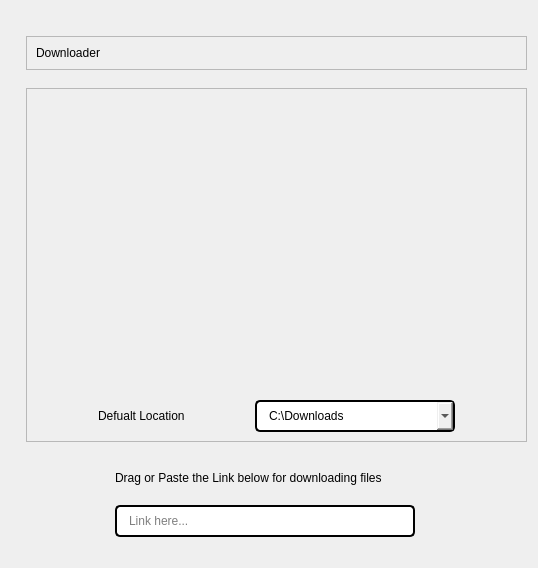
         <widget class="QWidget" name="downloaderpg">
          <layout class="QGridLayout" name="gridLayout_2">
           <item row="0" column="0">
            <layout class="QVBoxLayout" name="verticalLayout_13">
             <property name="spacing">
              <number>0</number>
             </property>
             <property name="leftMargin">
              <number>15</number>
             </property>
             <property name="topMargin">
              <number>25</number>
             </property>
             <item>
              <widget class="QFrame" name="frame_5">
               <property name="frameShape">
                <enum>QFrame::StyledPanel</enum>
               </property>
               <property name="frameShadow">
                <enum>QFrame::Raised</enum>
               </property>
               <layout class="QGridLayout" name="gridLayout_5">
                <item row="0" column="0">
                 <widget class="QLabel" name="label_13">
                  <property name="styleSheet">
                   <string notr="true">font: 75 20pt &quot;MS Shell Dlg 2&quot;;</string>
                  </property>
                  <property name="text">
                   <string>Downloader</string>
                  </property>
                 </widget>
                </item>
               </layout>
              </widget>
             </item>
             <item>
              <spacer name="verticalSpacer_10">
               <property name="orientation">
                <enum>Qt::Vertical</enum>
               </property>
               <property name="sizeHint" stdset="0">
                <size>
                 <width>20</width>
                 <height>18</height>
                </size>
               </property>
              </spacer>
             </item>
             <item>
              <widget class="QFrame" name="frame_4">
               <property name="frameShape">
                <enum>QFrame::StyledPanel</enum>
               </property>
               <property name="frameShadow">
                <enum>QFrame::Raised</enum>
               </property>
               <layout class="QGridLayout" name="gridLayout_12">
                <item row="0" column="0">
                 <spacer name="verticalSpacer_11">
                  <property name="orientation">
                   <enum>Qt::Vertical</enum>
                  </property>
                  <property name="sizeHint" stdset="0">
                   <size>
                    <width>20</width>
                    <height>1</height>
                   </size>
                  </property>
                 </spacer>
                </item>
                <item row="1" column="0">
                 <layout class="QHBoxLayout" name="horizontalLayout_11">
                  <item>
                   <spacer name="horizontalSpacer_9">
                    <property name="orientation">
                     <enum>Qt::Horizontal</enum>
                    </property>
                    <property name="sizeHint" stdset="0">
                     <size>
                      <width>40</width>
                      <height>20</height>
                     </size>
                    </property>
                   </spacer>
                  </item>
                  <item>
                   <layout class="QVBoxLayout" name="verticalLayout_10">
                    <property name="spacing">
                     <number>50</number>
                    </property>
                    <item>
                     <widget class="QLabel" name="label_11">
                      <property name="minimumSize">
                       <size>
                        <width>401</width>
                        <height>251</height>
                       </size>
                      </property>
                      <property name="maximumSize">
                       <size>
                        <width>401</width>
                        <height>251</height>
                       </size>
                      </property>
                      <property name="text">
                       <string/>
                      </property>
                      <property name="pixmap">
                       <pixmap resource="sidebarresource.qrc">:/newPrefix/icons/t6 (2).png</pixmap>
                      </property>
                      <property name="scaledContents">
                       <bool>true</bool>
                      </property>
                     </widget>
                    </item>
                    <item>
                     <layout class="QHBoxLayout" name="horizontalLayout_7">
                      <property name="spacing">
                       <number>0</number>
                      </property>
                      <property name="sizeConstraint">
                       <enum>QLayout::SetFixedSize</enum>
                      </property>
                      <item>
                       <widget class="QLabel" name="label_14">
                        <property name="minimumSize">
                         <size>
                          <width>135</width>
                          <height>32</height>
                         </size>
                        </property>
                        <property name="maximumSize">
                         <size>
                          <width>135</width>
                          <height>32</height>
                         </size>
                        </property>
                        <property name="styleSheet">
                         <string notr="true">font: 10pt &quot;MS Shell Dlg 2&quot;;</string>
                        </property>
                        <property name="text">
                         <string>Defualt Location</string>
                        </property>
                       </widget>
                      </item>
                      <item>
                       <widget class="QComboBox" name="save_path">
                        <property name="minimumSize">
                         <size>
                          <width>200</width>
                          <height>32</height>
                         </size>
                        </property>
                        <property name="maximumSize">
                         <size>
                          <width>200</width>
                          <height>32</height>
                         </size>
                        </property>
                        <property name="cursor">
                         <cursorShape>PointingHandCursor</cursorShape>
                        </property>
                        <property name="styleSheet">
                         <string notr="true">QComboBox {
	border: 2px solid rgb(0, 0, 0);
	border-radius: 5px;
	padding: 5px 10px;
}

QComboBox:focus {
	border-color: rgb(31, 93, 121)
}</string>
                        </property>
                        <property name="editable">
                         <bool>true</bool>
                        </property>
                        <property name="currentText">
                         <string>C:\Downloads</string>
                        </property>
                       </widget>
                      </item>
                     </layout>
                    </item>
                   </layout>
                  </item>
                  <item>
                   <spacer name="horizontalSpacer_10">
                    <property name="orientation">
                     <enum>Qt::Horizontal</enum>
                    </property>
                    <property name="sizeHint" stdset="0">
                     <size>
                      <width>40</width>
                      <height>20</height>
                     </size>
                    </property>
                   </spacer>
                  </item>
                 </layout>
                </item>
               </layout>
              </widget>
             </item>
             <item>
              <spacer name="verticalSpacer_9">
               <property name="orientation">
                <enum>Qt::Vertical</enum>
               </property>
               <property name="sizeHint" stdset="0">
                <size>
                 <width>17</width>
                 <height>29</height>
                </size>
               </property>
              </spacer>
             </item>
             <item>
              <layout class="QHBoxLayout" name="horizontalLayout_12">
               <item>
                <spacer name="horizontalSpacer_11">
                 <property name="orientation">
                  <enum>Qt::Horizontal</enum>
                 </property>
                 <property name="sizeHint" stdset="0">
                  <size>
                   <width>40</width>
                   <height>20</height>
                  </size>
                 </property>
                </spacer>
               </item>
               <item>
                <layout class="QVBoxLayout" name="verticalLayout_11">
                 <property name="spacing">
                  <number>20</number>
                 </property>
                 <property name="sizeConstraint">
                  <enum>QLayout::SetDefaultConstraint</enum>
                 </property>
                 <item>
                  <widget class="QLabel" name="label_15">
                   <property name="styleSheet">
                    <string notr="true">font: 10pt &quot;MS Shell Dlg 2&quot;;
color: rgb(0, 0, 0);</string>
                   </property>
                   <property name="text">
                    <string>Drag or Paste the Link below for downloading files</string>
                   </property>
                  </widget>
                 </item>
                 <item>
                  <layout class="QHBoxLayout" name="horizontalLayout_8">
                   <property name="spacing">
                    <number>0</number>
                   </property>
                   <item>
                    <widget class="QLineEdit" name="url">
                     <property name="minimumSize">
                      <size>
                       <width>300</width>
                       <height>32</height>
                      </size>
                     </property>
                     <property name="maximumSize">
                      <size>
                       <width>300</width>
                       <height>32</height>
                      </size>
                     </property>
                     <property name="styleSheet">
                      <string notr="true">QLineEdit {
	border: 2px solid rgb(0, 0, 0);
	border-radius: 5px;
	padding: 5px 10px;
}

QLineEdit:focus {
	border-color: rgb(31, 93, 121)
}</string>
                     </property>
                     <property name="placeholderText">
                      <string>Link here...</string>
                     </property>
                    </widget>
                   </item>
                   <item>
                    <widget class="QPushButton" name="download_btn">
                     <property name="minimumSize">
                      <size>
                       <width>24</width>
                       <height>20</height>
                      </size>
                     </property>
                     <property name="maximumSize">
                      <size>
                       <width>24</width>
                       <height>20</height>
                      </size>
                     </property>
                     <property name="cursor">
                      <cursorShape>PointingHandCursor</cursorShape>
                     </property>
                     <property name="styleSheet">
                      <string notr="true">border: none;
</string>
                     </property>
                     <property name="text">
                      <string/>
                     </property>
                     <property name="icon">
                      <iconset>
                       <normaloff>:/newPrefix/icons/download-2-16.ico</normaloff>:/newPrefix/icons/download-2-16.ico</iconset>
                     </property>
                    </widget>
                   </item>
                  </layout>
                 </item>
                </layout>
               </item>
               <item>
                <spacer name="horizontalSpacer_12">
                 <property name="orientation">
                  <enum>Qt::Horizontal</enum>
                 </property>
                 <property name="sizeHint" stdset="0">
                  <size>
                   <width>40</width>
                   <height>20</height>
                  </size>
                 </property>
                </spacer>
               </item>
              </layout>
             </item>
             <item>
              <spacer name="verticalSpacer_12">
               <property name="orientation">
                <enum>Qt::Vertical</enum>
               </property>
               <property name="sizeHint" stdset="0">
                <size>
                 <width>20</width>
                 <height>20</height>
                </size>
               </property>
              </spacer>
             </item>
            </layout>
           </item>
          </layout>
         </widget>
